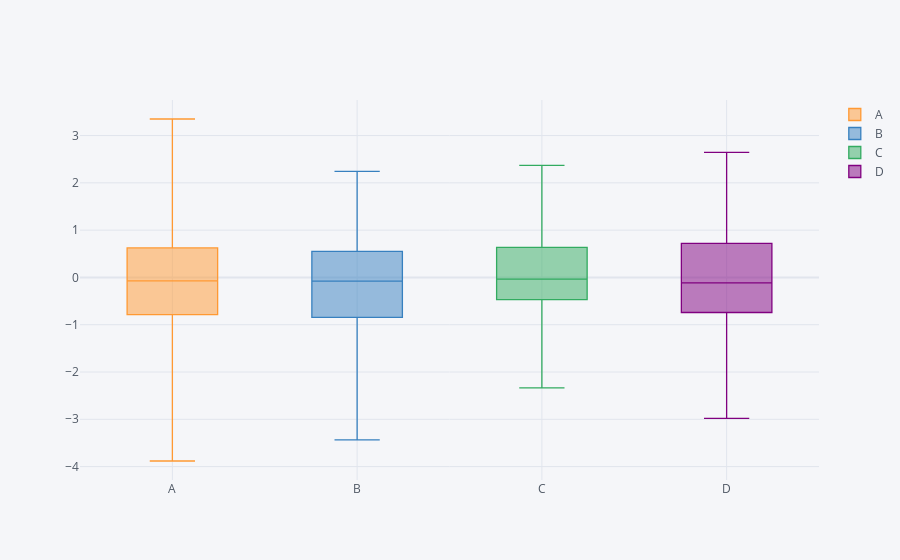

Notebook source saved alongside this figure:
### Markdown cell above
## Boxplots

### Code cell
df.iplot(kind='box')
